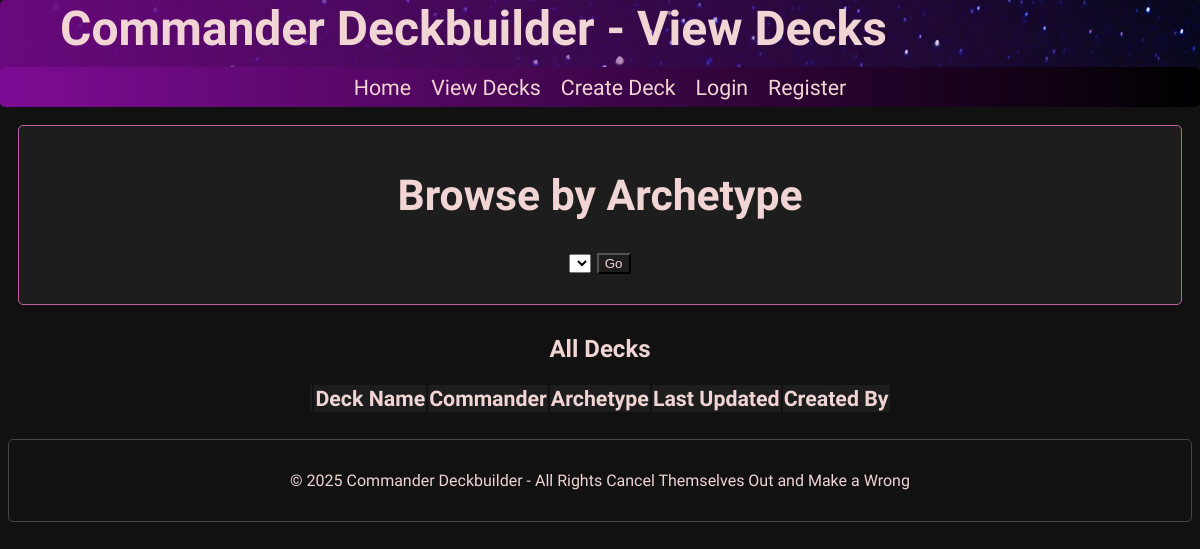
The app's page /search_decks.php, older data.
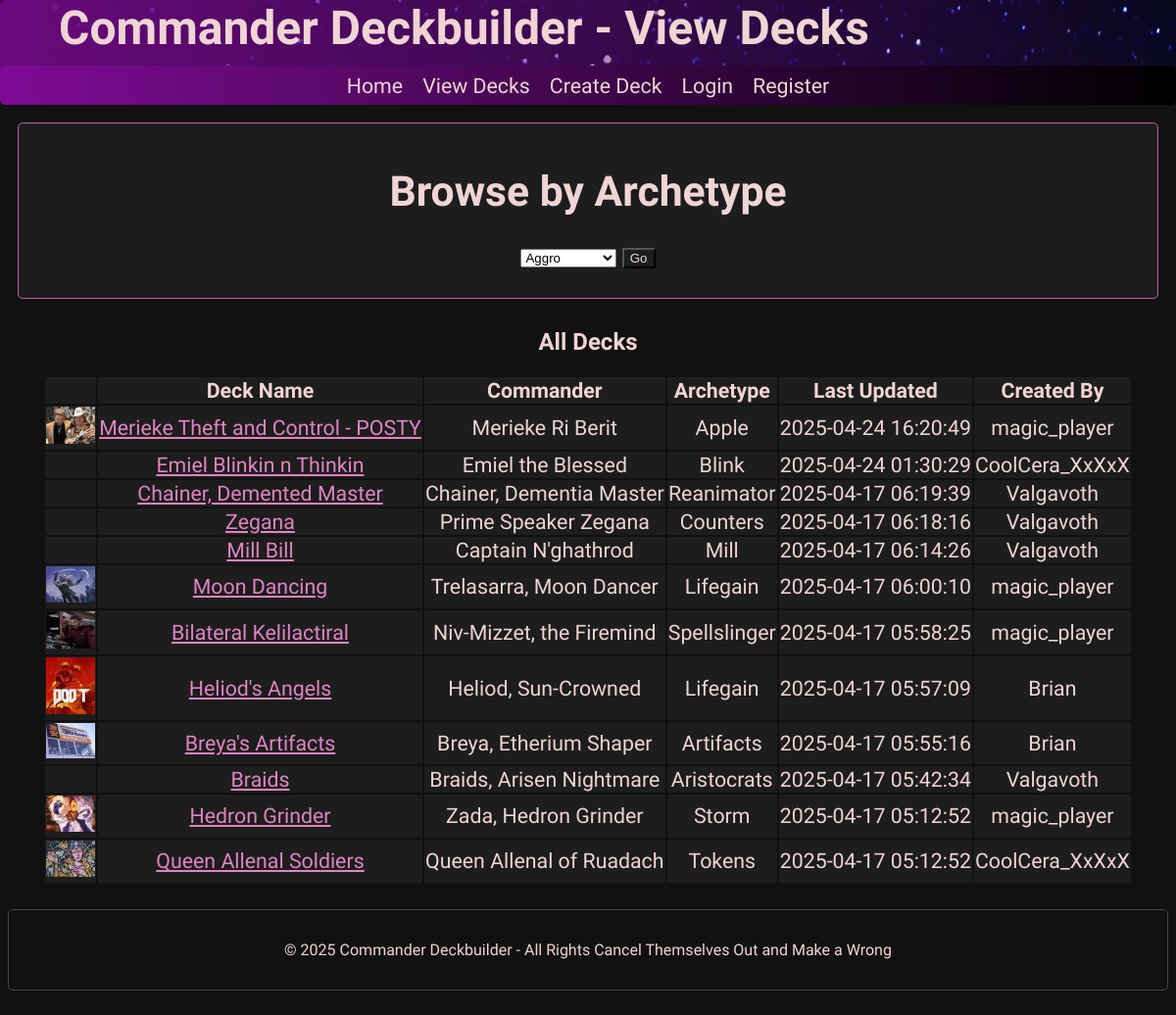
The same page, newer data.
### tables this page shows
CREATE TABLE `decks` (
  `deck_id` int(11) NOT NULL,
  `user_id` int(11) NOT NULL,
  `title` varchar(500) NOT NULL,
  `description` varchar(10000) NOT NULL,
  `created_at` timestamp NOT NULL DEFAULT current_timestamp(),
  `updated_at` timestamp NOT NULL DEFAULT current_timestamp() ON UPDATE current_timestamp(),
  `archetype_id` int(11) NOT NULL,
  `card_id` int(11) NOT NULL
);

CREATE TABLE `cards` (
  `card_id` int(11) NOT NULL,
  `name` varchar(255) NOT NULL,
  `type` varchar(255) NOT NULL,
  `mana_cost` varchar(255) NOT NULL,
  `text` varchar(1000) NOT NULL,
  `power` varchar(3) DEFAULT NULL,
  `toughness` varchar(3) DEFAULT NULL,
  `image_url` varchar(255) DEFAULT NULL,
  `cmc` int(2) NOT NULL
);

CREATE TABLE `archetypes` (
  `archetype_id` int(11) NOT NULL,
  `archetype` varchar(255) NOT NULL
);

CREATE TABLE `users` (
  `user_id` int(11) NOT NULL,
  `username` varchar(50) NOT NULL,
  `password` varchar(255) NOT NULL,
  `email` varchar(255) NOT NULL,
  `role` enum('registered','admin') NOT NULL DEFAULT 'registered',
  `created_at` timestamp NOT NULL DEFAULT current_timestamp()
);

### search_decks.php (the view, shortened to what this page needs)
<?php
require('./includes/connect.php');
$query = "SELECT d.deck_id, d.title, d.updated_at, d.archetype_id, d.user_id,
            c.name,
            a.archetype_id, a.archetype,
            u.user_id, u.username,
            i.thumbnail_path
FROM decks d
JOIN cards c
ON d.card_id = c.card_id
JOIN archetypes a
ON a.archetype_id = d.archetype_id
JOIN users u
ON u.user_id = d.user_id
LEFT OUTER JOIN images i
ON d.deck_id = i.deck_id
ORDER BY d.updated_at DESC";
$statement = $db -> prepare($query);
$statement -> execute();
$decks = $statement -> fetchAll();
$query = "SELECT * FROM archetypes ORDER BY archetype ASC";
$statement = $db->prepare($query);
$statement->execute();
$archetypes = $statement->fetchAll();
?>
<!DOCTYPE html>
<html lang="en">
    <?php include './includes/head.php'; ?>
    <body>
        <header>
        <h1>Commander Deckbuilder - View Decks</h1>
        <?php include './includes/navbar.php'; ?>
        </header>
        <div id="register">
        <h1>Browse by Archetype</h1>
        <form action="archetype.php" method="get">
            <select id="archetype" name="archetype">
                <?php foreach ($archetypes as $archetype): ?>
                        <option value="<?= $archetype['archetype_id'] ?>"><?= ucwords($archetype['archetype']) ?></option>
                <?php endforeach; ?>
            </select>
            <input type="submit" value="Go">
        </form>
        </div>
        <div id="featured">
            <table>
                <caption><h2>All Decks</h2></caption>
                <tr class="deck">
                    <th></th>
                    <th>Deck Name</th>
                    <th>Commander</th>
                    <th>Archetype</th>
                    <th>Last Updated</th>
                    <th>Created By</th>
                </tr>
                <?php foreach ($decks as $deck): ?>
                    <tr class="deck">
                        <td>
                            <?php if ($deck['thumbnail_path']): ?>
                                <img src="<?= str_replace('\\', '/', $deck['thumbnail_path']) ?>" alt="Deck Thumbnail" />
                            <?php endif ?>
                        </td>
                        <td><a href="view_deck.php?id=<?= $deck['deck_id'] ?>"><?= $deck['title'] ?></a></td>
                        <td><?= $deck['name'] ?></td>
                        <td><?= ucwords($deck['archetype']) ?></td>
                        <td><?= $deck['updated_at'] ?></td>
                        <td><?= $deck['username'] ?></td>
                    </tr>
                <?php endforeach ?>
            </table>
        </div>
        <?php include './includes/footer.php'; ?>
    </body>
</html>

### includes/head.php (shortened to what this page needs)
<head>
  <link rel="stylesheet" type="text/css" href="styles.css">
</head>

### includes/navbar.php (shortened to what this page needs)
<div id="main-navigation">
  <nav aria-label="main navigation">
      <ul>
        <li><a href="index.php">Home</a></li>
        <li><a href="search_decks.php">View Decks</a></li>
        <li><a href="create_deck.php">Create Deck</a></li>
        <?php if (isset($_SESSION['user_id'])): ?>
          <li><a href="logout.php">Logout (<?= $_SESSION['username'] ?>)</a></li>
        <?php else: ?>
          <li><a href="login.php">Login</a></li>
          <li><a href="register.php">Register</a></li>
        <?php endif; ?>
      </ul>
    </nav>
</div>

### includes/footer.php
<footer>
  <p>&copy; 2025 Commander Deckbuilder - All Rights Cancel Themselves Out and Make a Wrong</p>
</footer>

### styles.css (style rules this page uses)
* { box-sizing: border-box; list-style: none; }
html { margin: 0px; padding: 0px; background-color: #111; color: #f1d4d4; font-family: Grenze, Geneva, Tahoma, sans-serif; }
a { color: #df84c2; }
table { margin: 0px auto; }
.deck { margin: 10px; padding: 15px; padding-bottom: 30px; font-size: 16pt; border: 1px solid #c060a1; border-radius: 5px; text-align: center; background-color: #1d1d1d; }
#register { margin: 10px; padding: 15px; padding-bottom: 30px; font-size: 16pt; border: 1px solid #c060a1; border-radius: 5px; text-align: center; background-color: #1d1d1d; }
div#main-navigation { margin: 10px auto; background-image: linear-gradient(to right, #7e0b95, #000); height: 40%; display: flex; justify-content: center; align-items: center; border-radius: 5px; }
div#main-navigation nav ul { display: flex; padding: 0; margin: 0; }
div#main-navigation nav ul li { margin: auto; }
div#main-navigation nav ul li a { color: #f1d4d4; font-size: 16pt; padding: 5px 10px; text-decoration: none; }
header { margin: 0px auto; top: 0px; left: 50%; transform: translateX(-50%); background-image: linear-gradient( to right, rgba(106, 9, 125, 1), rgba(106, 9, 125, 0) ), url("images/galaxy-banner.png"); width: 100%; height: 100px; border-radius: 5px; position: fixed; }
body { margin-top: 125px; }
header h1 { margin: 0px; padding-top: 0px; padding-left: 5%; font-size: 36pt; }
input, textarea { background-color: #1d1d1d; color: #f1d4d4; }
footer { margin: 25px auto; padding: 15px; width: 100%; font-size: 12pt; border: 1px solid #444; border-radius: 5px; display: flex; flex-direction: column; justify-content: center; align-items: center; }

Row changes from the older to the newer data that the page shows:
added decks: shows a picture, title "Merieke Theft and Control - POSTY", card.name "Merieke Ri Berit", archetype.archetype "Apple", updated_at "2025-04-24 16:20:49", user.username "magic_player"
added decks: title "Emiel Blinkin n Thinkin", card.name "Emiel the Blessed", archetype.archetype "Blink", updated_at "2025-04-24 01:30:29", user.username "CoolCera_XxXxX"
added decks: title "Chainer, Demented Master", card.name "Chainer, Dementia Master", archetype.archetype "Reanimator", updated_at "2025-04-17 06:19:39", user.username "Valgavoth"
added decks: title "Zegana", card.name "Prime Speaker Zegana", archetype.archetype "Counters", updated_at "2025-04-17 06:18:16", user.username "Valgavoth"
added decks: title "Mill Bill", card.name "Captain N'ghathrod", archetype.archetype "Mill", updated_at "2025-04-17 06:14:26", user.username "Valgavoth"
added decks: shows a picture, title "Moon Dancing", card.name "Trelasarra, Moon Dancer", archetype.archetype "Lifegain", updated_at "2025-04-17 06:00:10", user.username "magic_player"
added decks: shows a picture, title "Bilateral Kelilactiral", card.name "Niv-Mizzet, the Firemind", archetype.archetype "Spellslinger", updated_at "2025-04-17 05:58:25", user.username "magic_player"
added decks: shows a picture, title "Heliod's Angels", card.name "Heliod, Sun-Crowned", archetype.archetype "Lifegain", updated_at "2025-04-17 05:57:09", user.username "Brian"
added decks: shows a picture, title "Breya's Artifacts", card.name "Breya, Etherium Shaper", archetype.archetype "Artifacts", updated_at "2025-04-17 05:55:16", user.username "Brian"
added decks: title "Braids", card.name "Braids, Arisen Nightmare", archetype.archetype "Aristocrats", updated_at "2025-04-17 05:42:34", user.username "Valgavoth"
added decks: shows a picture, title "Hedron Grinder", card.name "Zada, Hedron Grinder", archetype.archetype "Storm", updated_at "2025-04-17 05:12:52", user.username "magic_player"
added decks: shows a picture, title "Queen Allenal Soldiers", card.name "Queen Allenal of Ruadach", archetype.archetype "Tokens", updated_at "2025-04-17 05:12:52", user.username "CoolCera_XxXxX"
Text that changed along with them:
form field archetype: (not shown) → "Aggro"
